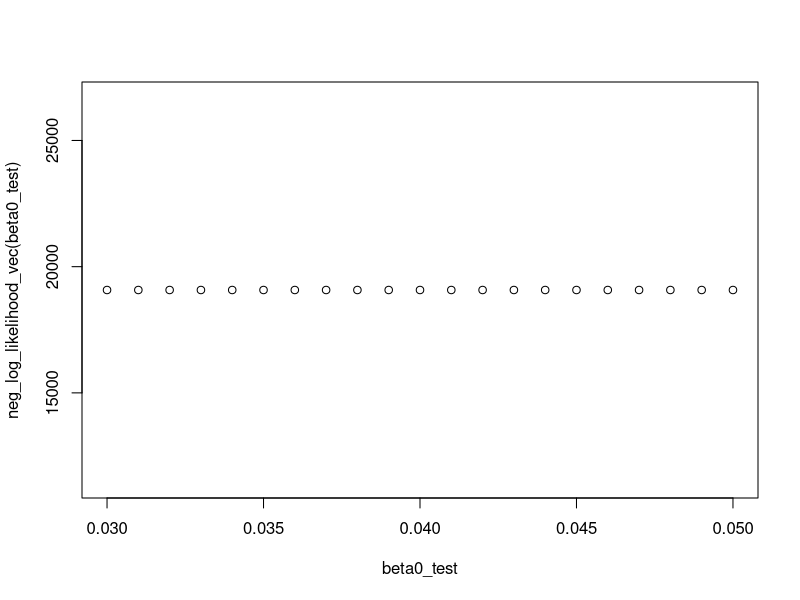

Write R code to recreate this figure.
set.seed(123)

T <- 1
N <- 500
dt <- T / N
t <- seq(0, T, length.out = N + 1)

# True parameters for simulation
true_params <- list(
  beta0 = 0.04,
  beta1 = -0.1,
  beta2 = 0.6,
  theta1 = 0.43,
  theta2 = 0.21,
  lambda10 = 80,
  lambda11 = 10,
  lambda20 = 40,
  lambda21 = 3,
  beta0_til = 0.04,
  beta1_til = -0.1,
  beta2_til = 0.6,
  theta1_til = 0.43,
  theta2_til = 0.21,
  lambda10_til = 80,
  lambda11_til = 10,
  lambda20_til = 40,
  lambda21_til = 3
)

# Initialize vectors
S <- numeric(N + 1)
R10 <- numeric(N + 1)
R11 <- numeric(N + 1)
R20 <- numeric(N + 1)
R21 <- numeric(N + 1)
sigma_t <- numeric(N)

# Initial values
S[1] <- 1
R10[1] <- -0.10392006
R11[1] <- 0.05214729
R20[1] <- 0.00655017
R21[1] <- 0.01580152

# Simulation
for (i in 1:N) {
  R1t <- (1 - true_params$theta1) * R10[i] + true_params$theta1 * R11[i]
  R2t <- (1 - true_params$theta2) * R20[i] + true_params$theta2 * R21[i]
  sigma_t[i] <- true_params$beta0 + true_params$beta1 * R1t + true_params$beta2 * sqrt(max(R2t, 0))
  dW <- rnorm(1, mean = 0, sd = sqrt(dt))
  S[i + 1] <- S[i] * exp(-0.5 * sigma_t[i]^2 * dt + sigma_t[i] * dW)
  R10[i + 1] <- R10[i] + true_params$lambda10 * (-R10[i]) * dt + true_params$lambda10 * sigma_t[i] * dW
  R11[i + 1] <- R11[i] + true_params$lambda11 * (-R11[i]) * dt + true_params$lambda11 * sigma_t[i] * dW
  R20[i + 1] <- R20[i] + true_params$lambda20 * (sigma_t[i]^2 - R20[i]) * dt
  R21[i + 1] <- R21[i] + true_params$lambda21 * (sigma_t[i]^2 - R21[i]) * dt
}

R1t <- (1 - true_params$theta1) * R10 + true_params$theta1 * R11
R2t <- (1 - true_params$theta2) * R20 + true_params$theta2 * R21

X <- cbind(S, R1t, R10, R2t, R20)

# Negative log-likelihood function
neg_log_likelihood <- function(params) {
  beta0 <- params[1]
  beta1 <- -0.1
  beta2 <- 0.6
  theta1 <- 0.43
  theta2 <- 0.21
  lambda10 <- 80
  lambda11 <- 10
  lambda20 <- 40
  lambda21 <- 3
  beta0_til<-0.04
  beta1_til <- -0.1
  beta2_til <- 0.6
  theta1_til <- 0.43
  theta2_til <- 0.21
  lambda10_til <- 80
  lambda11_til <- 10
  lambda20_til <- 40
  lambda21_til <- 3
  ll <- 0
  for (k in 1:N) {
    S_k <- X[k, 1]
    R1tk <- X[k, 2]
    R10k <- X[k, 3]
    R2tk <- X[k, 4]
    R20k <- X[k, 5]
    R11k <- (R1tk - (1 - theta1) * R10k) / theta1
    sqrt_term <- sqrt(pmax(R2tk, 0))
    beta_term <- beta0 + beta1 * R1tk + beta2 * sqrt_term
    beta_term_til <- beta0_til + beta1_til * R1tk + beta2_til * sqrt_term
    Fk <- c(
      0,
      - (1 - theta1) * lambda10 * R10k - theta1 * lambda11 * R11k,
      - lambda10 * R10k
    )
    Sigmak <- matrix(c(
      beta_term_til * S_k,
      ((1 - theta1_til) * lambda10_til + theta1_til * lambda11_til) * beta_term_til,
      lambda10 * beta_term_til
    ), ncol = 1)
    diff <- X[k + 1, 1:3] - X[k, 1:3] - dt * Fk
    SigmaSigmaT <- dt * Sigmak %*% t(Sigmak)
    epsilon <- 1e-8 
    SigmaSigmaT_reg <- SigmaSigmaT + epsilon * diag(nrow(SigmaSigmaT))
    inv_Sigma <- solve(SigmaSigmaT_reg)
    det_val <- det(SigmaSigmaT_reg)
    ll <- ll + t(diff) %*% inv_Sigma %*% diff + log(det_val)
  }
  return(-as.numeric(ll))
}

init_guess <- c(0.03)
lower_bounds <- c(-0.1)
upper_bounds <- c(0.1)

fit <- optim(par = init_guess, fn = neg_log_likelihood, method = "L-BFGS-B",
             lower = lower_bounds, upper = upper_bounds)

fit$par
fit$value

# change the true parameters to a vector if using this
neg_log_likelihood(true_params$beta0) 
# = 18791.82

neg_log_likelihood_vec<-Vectorize(neg_log_likelihood)
beta0_test<-seq(0.03,0.05,by=0.001)
neg_log_likelihood_vec(beta0_test)
plot(beta0_test,neg_log_likelihood_vec(beta0_test))
